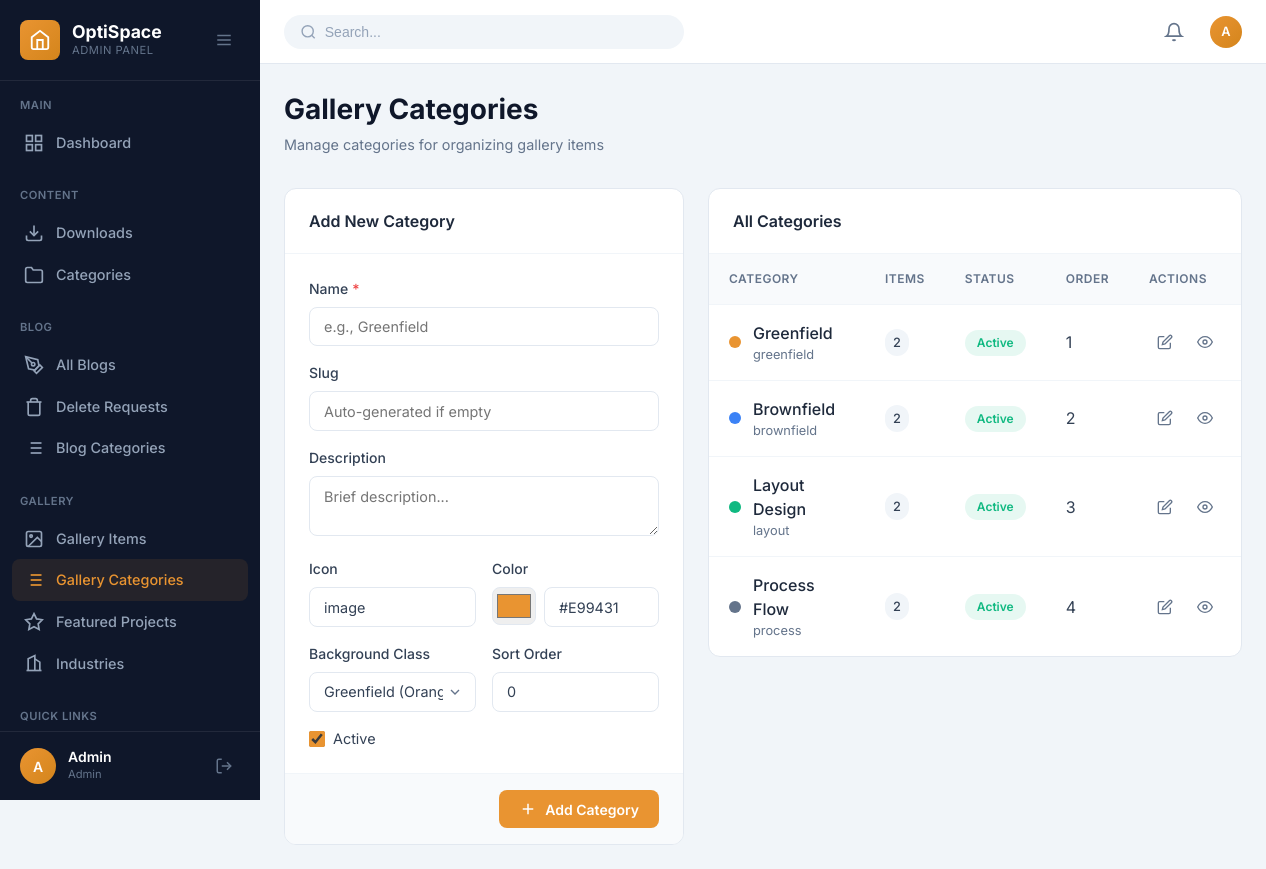
The app's page /admin/gallery-categories.php (signed in) with its own data.
### tables this page shows
CREATE TABLE IF NOT EXISTS gallery_categories (
    id INT AUTO_INCREMENT PRIMARY KEY,
    name VARCHAR(100) NOT NULL,
    slug VARCHAR(100) NOT NULL UNIQUE,
    description TEXT DEFAULT NULL,
    icon VARCHAR(50) DEFAULT 'image',
    color VARCHAR(20) DEFAULT '#E99431',
    bg_class VARCHAR(50) DEFAULT 'greenfield-bg',
    sort_order INT DEFAULT 0,
    is_active TINYINT(1) DEFAULT 1,
    created_at TIMESTAMP DEFAULT CURRENT_TIMESTAMP,
    updated_at TIMESTAMP DEFAULT CURRENT_TIMESTAMP ON UPDATE CURRENT_TIMESTAMP
);

### admin/gallery-categories.php (the view, shortened to what this page needs)
<?php
$conn = getDBConnection();
$editCategory = null;
$categories = $conn->query("
    SELECT c.*, COUNT(g.id) as item_count
    FROM gallery_categories c
    LEFT JOIN gallery_items g ON c.id = g.category_id
    GROUP BY c.id
    ORDER BY c.sort_order ASC
");
include __DIR__ . '/includes/header.php';
?>
<div class="page-header">
    <div class="page-title-section">
        <h1 class="page-title">Gallery Categories</h1>
        <p class="page-subtitle">Manage categories for organizing gallery items</p>
    </div>
</div>
<div class="categories-layout">
    <div class="form-card category-form">
        <div class="form-card-header">
            <h2><?php echo $editCategory ? 'Edit Category' : 'Add New Category'; ?></h2>
        </div>
        <form method="POST">
            <div class="form-card-body">
                <div class="form-group">
                    <label for="name" class="form-label required">Name</label>
                    <input type="text" id="name" name="name" class="form-input"
                           value="<?php echo htmlspecialchars($editCategory['name'] ?? ''); ?>"
                           placeholder="e.g., Greenfield" required>
                </div>
                <div class="form-group">
                    <label for="slug" class="form-label">Slug</label>
                    <input type="text" id="slug" name="slug" class="form-input"
                           value="<?php echo htmlspecialchars($editCategory['slug'] ?? ''); ?>"
                           placeholder="Auto-generated if empty">
                </div>
                <div class="form-group">
                    <label for="description" class="form-label">Description</label>
                    <textarea id="description" name="description" class="form-textarea" rows="2"
                              placeholder="Brief description..."><?php echo htmlspecialchars($editCategory['description'] ?? ''); ?></textarea>
                </div>
                <div class="form-row">
                    <div class="form-group">
                        <label for="icon" class="form-label">Icon</label>
                        <input type="text" id="icon" name="icon" class="form-input"
                               value="<?php echo htmlspecialchars($editCategory['icon'] ?? 'image'); ?>"
                               placeholder="e.g., building">
                    </div>
                    <div class="form-group">
                        <label for="color" class="form-label">Color</label>
                        <div class="color-input-wrapper">
                            <input type="color" id="color_picker" class="color-picker"
                                   value="<?php echo htmlspecialchars($editCategory['color'] ?? '#E99431'); ?>">
                            <input type="text" id="color" name="color" class="form-input"
                                   value="<?php echo htmlspecialchars($editCategory['color'] ?? '#E99431'); ?>"
                                   placeholder="#E99431">
                        </div>
                    </div>
                </div>
                <div class="form-row">
                    <div class="form-group">
                        <label for="bg_class" class="form-label">Background Class</label>
                        <select id="bg_class" name="bg_class" class="form-select">
                            <option value="greenfield-bg" <?php echo ($editCategory['bg_class'] ?? '') === 'greenfield-bg' ? 'selected' : ''; ?>>Greenfield (Orange)</option>
                        </select>
                    </div>
                    <div class="form-group">
                        <label for="sort_order" class="form-label">Sort Order</label>
                        <input type="number" id="sort_order" name="sort_order" class="form-input"
                               value="<?php echo htmlspecialchars($editCategory['sort_order'] ?? '0'); ?>" min="0">
                    </div>
                </div>
                <div class="form-group">
                    <label class="checkbox-label">
                        <input type="checkbox" name="is_active" value="1"
                               <?php echo (!isset($editCategory) || $editCategory['is_active']) ? 'checked' : ''; ?>>
                        <span class="checkbox-text">Active</span>
                    </label>
                </div>
            </div>
            <div class="form-card-footer">
                <button type="submit" class="btn btn-primary">
                    <svg viewBox="0 0 24 24" fill="none" stroke="currentColor" stroke-width="2">
                        <?php if ($editCategory): ?>
                        <path d="M19 21H5a2 2 0 0 1-2-2V5a2 2 0 0 1 2-2h11l5 5v11a2 2 0 0 1-2 2z"/>
                        <polyline points="17 21 17 13 7 13 7 21"/>
                        <polyline points="7 3 7 8 15 8"/>
                        <?php else: ?>
                        <line x1="12" y1="5" x2="12" y2="19"/>
                        <line x1="5" y1="12" x2="19" y2="12"/>
                        <?php endif; ?>
                    </svg>
                    <?php echo $editCategory ? 'Update Category' : 'Add Category'; ?>
                </button>
            </div>
        </form>
    </div>
    <div class="categories-list">
        <div class="form-card">
            <div class="form-card-header">
                <h2>All Categories</h2>
            </div>
            <div class="categories-table-wrapper">
                <?php if ($categories->num_rows > 0): ?>
                <table class="data-table">
                    <thead>
                        <tr>
                            <th>Category</th>
                            <th>Items</th>
                            <th>Status</th>
                            <th>Order</th>
                            <th>Actions</th>
                        </tr>
                    </thead>
                    <tbody>
                        <?php while ($cat = $categories->fetch_assoc()): ?>
                        <tr>
                            <td>
                                <div class="category-info">
                                    <div class="category-color" style="background: <?php echo htmlspecialchars($cat['color']); ?>"></div>
                                    <div>
                                        <div class="category-name"><?php echo htmlspecialchars($cat['name']); ?></div>
                                        <div class="category-slug"><?php echo htmlspecialchars($cat['slug']); ?></div>
                                    </div>
                                </div>
                            </td>
                            <td>
                                <span class="item-count"><?php echo $cat['item_count']; ?></span>
                            </td>
                            <td>
                                <span class="status-badge <?php echo $cat['is_active'] ? 'active' : 'inactive'; ?>">
                                    <?php echo $cat['is_active'] ? 'Active' : 'Inactive'; ?>
                                </span>
                            </td>
                            <td><?php echo $cat['sort_order']; ?></td>
                            <td>
                                <div class="table-actions">
                                    <a href="?edit=<?php echo $cat['id']; ?>" class="action-btn" title="Edit">
                                        <svg viewBox="0 0 24 24" fill="none" stroke="currentColor" stroke-width="2">
                                            <path d="M11 4H4a2 2 0 0 0-2 2v14a2 2 0 0 0 2 2h14a2 2 0 0 0 2-2v-7"/>
                                            <path d="M18.5 2.5a2.121 2.121 0 0 1 3 3L12 15l-4 1 1-4 9.5-9.5z"/>
                                        </svg>
                                    </a>
                                    <a href="?toggle=<?php echo $cat['id']; ?>" class="action-btn" title="<?php echo $cat['is_active'] ? 'Deactivate' : 'Activate'; ?>">
                                        <svg viewBox="0 0 24 24" fill="none" stroke="currentColor" stroke-width="2">
                                            <?php if ($cat['is_active']): ?>
                                            <path d="M1 12s4-8 11-8 11 8 11 8-4 8-11 8-11-8-11-8z"/>
                                            <circle cx="12" cy="12" r="3"/>
                                            <?php else: ?>
                                            <path d="M17.94 17.94A10.07 10.07 0 0 1 12 20c-7 0-11-8-11-8a18.45 18.45 0 0 1 5.06-5.94M9.9 4.24A9.12 9.12 0 0 1 12 4c7 0 11 8 11 8a18.5 18.5 0 0 1-2.16 3.19m-6.72-1.07a3 3 0 1 1-4.24-4.24"/>
                                            <line x1="1" y1="1" x2="23" y2="23"/>
                                            <?php endif; ?>
                                        </svg>
                                    </a>
                                </div>
                            </td>
                        </tr>
                        <?php endwhile; ?>
                    </tbody>
                </table>
                <?php else: ?>
                <div class="empty-state-small">
                    <p>No categories yet. Create your first category using the form.</p>
                </div>
                <?php endif; ?>
            </div>
        </div>
    </div>
</div>
<?php include __DIR__ . '/includes/footer.php'; ?>

### admin/assets/css/admin.css (style rules this page uses)
:root { --admin-primary: #E99431; --admin-primary-dark: #d4851c; --admin-primary-light: rgba(233, 148, 49, 0.1); --admin-dark: #1E293B; --admin-dark-light: #334155; --admin-gray-900: #0F172A; --admin-gray-800: #1E293B; --admin-gray-700: #334155; --admin-gray-600: #475569; --admin-gray-500: #64748B; --admin-gray-400: #94A3B8; --admin-gray-300: #CBD5E1; --admin-gray-200: #E2E8F0; --admin-gray-100: #F1F5F9; --admin-gray-50: #F8FAFC; --admin-white: #FFFFFF; --admin-success: #10B981; --admin-success-light: rgba(16, 185, 129, 0.1); --admin-warning: #F59E0B; --admin-warning-light: rgba(245, 158, 11, 0.1); --admin-danger: #EF4444; --admin-danger-light: rgba(239, 68, 68, 0.1); --admin-info: #3B82F6; --admin-info-light: rgba(59, 130, 246, 0.1); --sidebar-width: 260px; --sidebar-collapsed-width: 70px; --sidebar-bg: var(--admin-gray-900); --sidebar-text: var(--admin-gray-400); --sidebar-active: var(--admin-primary); --header-height: 64px; --header-bg: var(--admin-white); --shadow-sm: 0 1px 2px rgba(0, 0, 0, 0.05); --shadow-md: 0 4px 6px -1px rgba(0, 0, 0, 0.1); --shadow-lg: 0 10px 15px -3px rgba(0, 0, 0, 0.1); --shadow-xl: 0 20px 25px -5px rgba(0, 0, 0, 0.1); --radius-sm: 4px; --radius-md: 8px; --radius-lg: 12px; --radius-xl: 16px; --radius-full: 9999px; --transition-fast: 0.15s ease; --transition-normal: 0.3s ease; }
*, *::before, *::after { box-sizing: border-box; margin: 0; padding: 0; }
html { font-size: 16px; -webkit-font-smoothing: antialiased; -moz-osx-font-smoothing: grayscale; }
body.admin-body { font-family: 'Inter', -apple-system, BlinkMacSystemFont, 'Segoe UI', Roboto, sans-serif; background: var(--admin-gray-100); color: var(--admin-gray-700); line-height: 1.5; min-height: 100vh; }
a { color: inherit; text-decoration: none; }
button { font-family: inherit; cursor: pointer; border: none; background: none; }
.page-header { display: flex; align-items: center; justify-content: space-between; margin-bottom: 2rem; flex-wrap: wrap; gap: 1rem; }
.page-title-section { display: flex; flex-direction: column; gap: 0.25rem; }
.page-title { font-size: 1.75rem; font-weight: 700; color: var(--admin-gray-900); }
.page-subtitle { font-size: 0.9rem; color: var(--admin-gray-500); }
.btn { display: inline-flex; align-items: center; justify-content: center; gap: 0.5rem; padding: 0.625rem 1.25rem; font-size: 0.875rem; font-weight: 600; border-radius: var(--radius-md); transition: all var(--transition-fast); cursor: pointer; border: none; }
.btn svg { width: 18px; height: 18px; }
.btn-primary { background: var(--admin-primary); color: var(--admin-white); }
.data-table { width: 100%; border-collapse: collapse; }
.data-table th, .data-table td { padding: 1rem 1.25rem; text-align: left; border-bottom: 1px solid var(--admin-gray-200); }
.data-table th { background: var(--admin-gray-50); font-size: 0.75rem; font-weight: 600; text-transform: uppercase; letter-spacing: 0.5px; color: var(--admin-gray-600); }
.data-table tbody tr:last-child td { border-bottom: none; }
.table-actions { display: flex; gap: 0.5rem; }
.form-group { margin-bottom: 1.25rem; }
.form-label { display: block; font-size: 0.875rem; font-weight: 600; color: var(--admin-gray-700); margin-bottom: 0.5rem; }
.form-select { appearance: none; background-repeat: no-repeat; background-position: right 0.75rem center; background-size: 16px; padding-right: 2.5rem; }
.form-row { display: grid; grid-template-columns: repeat(2, 1fr); gap: 1rem; }

### records on screen
gallery_categories: name "Greenfield", slug "greenfield", item_count "2", is_active "Active", sort_order "1"
gallery_categories: name "Brownfield", slug "brownfield", item_count "2", is_active "Active", sort_order "2"
gallery_categories: name "Layout Design", slug "layout", item_count "2", is_active "Active", sort_order "3"
gallery_categories: name "Process Flow", slug "process", item_count "2", is_active "Active", sort_order "4"

### other values on screen
substr($admin['full_name'] ?? 'A', 0, 1) "A"
$admin['full_name'] "Admin"
str_replace('_', ' ', $admin['role'] ?? 'Admin') "Admin"
